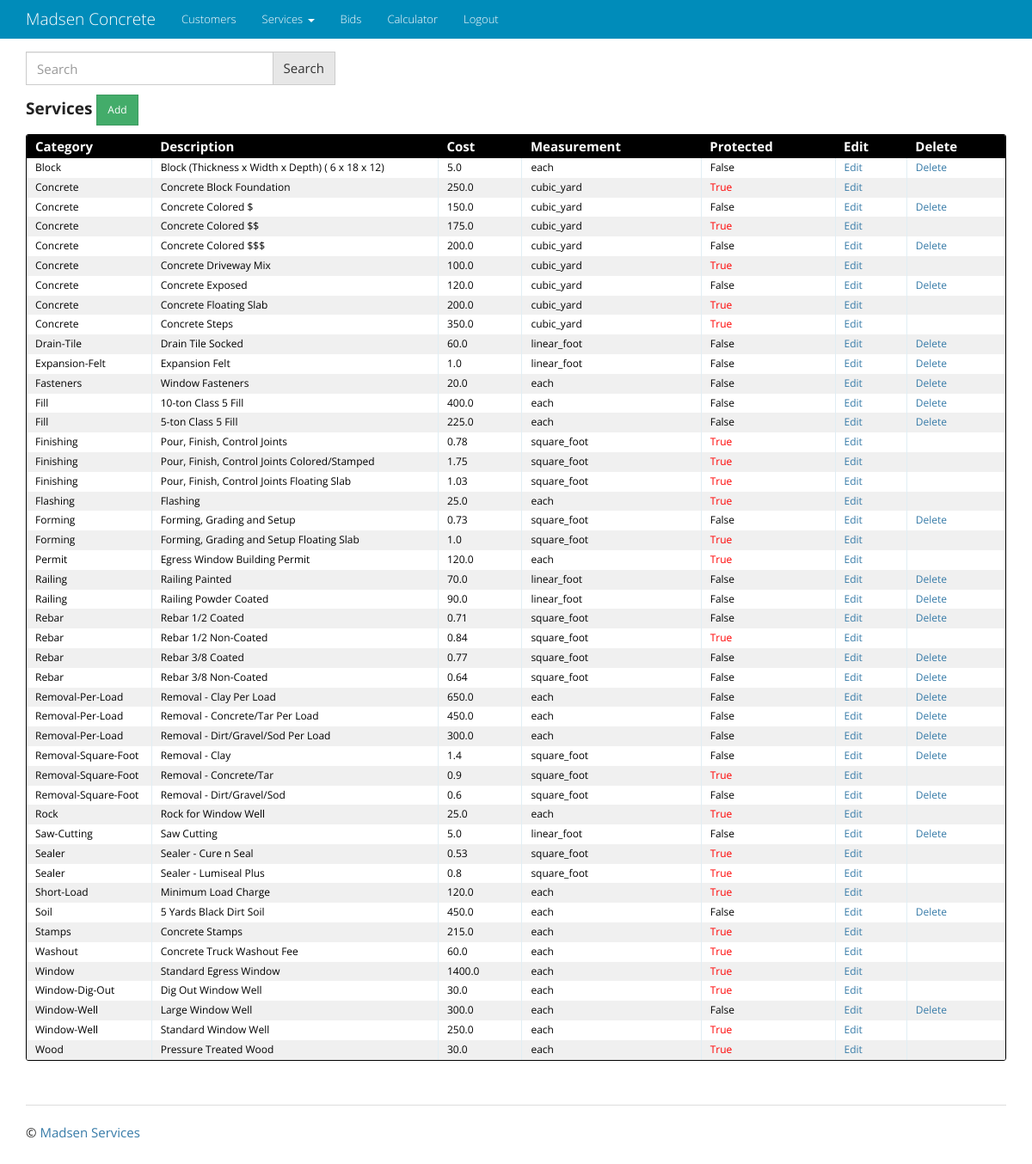
/service/ (signed in), run on an earlier commit of the app's database.
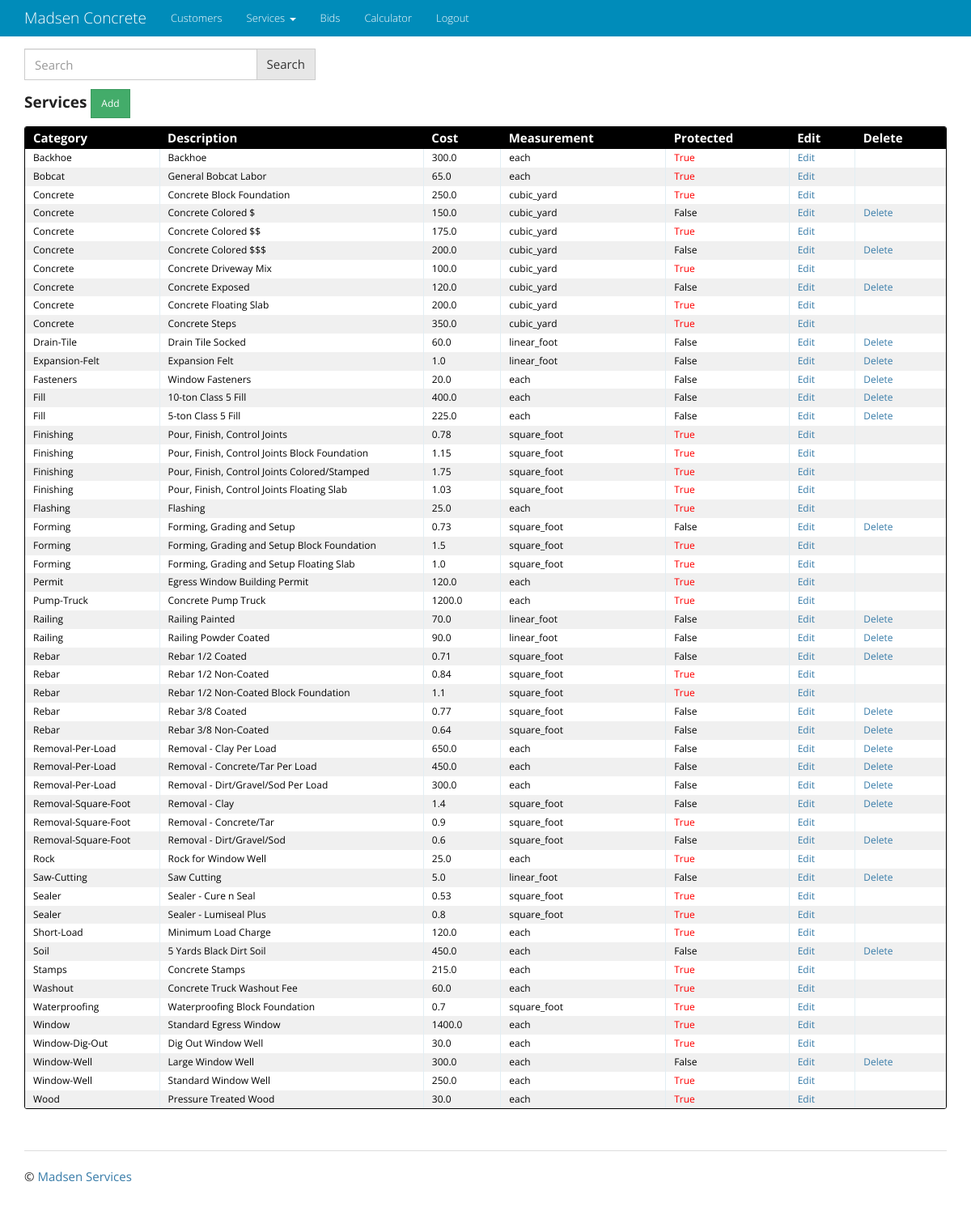
And on a later commit of the database.
### service/models.py (models this page shows, shortened)
class Service(models.Model):
    description = models.CharField(max_length=200, unique=True)
    cost = models.FloatField()
    category = models.ForeignKey('category.Category', on_delete=models.CASCADE, null=True)
    measurement = models.CharField(max_length=30)
    protected = models.BooleanField(default=False)
    class Meta:
        ordering = ['description']

### category/models.py (models this page shows, shortened)
class Category(models.Model):
    name = models.CharField(max_length=20)
    protected = models.BooleanField(default=False)
    class Meta:
        ordering = ['name']
        verbose_name_plural = 'Categories'

### service/views.py (the view)
class ServiceList(LoginRequiredMixin, ListView):
    model = Service
    def get_queryset(self):
        queryset_list = Service.objects.order_by('category', 'description')
        query = self.request.GET.get('q')
        if query:
            queryset_list = queryset_list.filter(
                Q(category__name__icontains=query) |
                Q(description__icontains=query)
               ).distinct()
        return queryset_list

### templates/service/service_list.html
{% extends "base.html" %}
{% block content %}
{% include 'q_search_form.html' %}
<div class="entries">
  <h4><strong>Services </strong><a href="{% url 'service_app:service_create' %}"
                                    class="btn btn-sm btn-success" role="button">Add</a></h4>
  <div class="datagrid">
    <table>
      <thead>
        <tr>
          <th width="10px"><strong>Category</strong></th>
          <th width="200px"><strong>Description</strong></th>
          <th width="50px"><strong>Cost</strong></th>
          <th width="50px"><strong>Measurement</strong></th>
          <th width="50px"><strong>Protected</strong></th>
          <th width="50px"><strong>Edit</strong></th>
            <th width="50px"><strong>Delete</strong></th>
        </tr>
      </thead>
      {% for service in object_list %}
        <tr style="{% cycle 'background: white' 'background: #F0F0F0' %}">
            <td>{{ service.category.name }}</td>
            <td>{{ service.description }}</td>
            <td>{{ service.cost }}</td>
            <td>{{ service.measurement }}</td>
            {% if service.protected %}<td style="color:red">{% else %}<td>{% endif %}{{ service.protected }}</td>
            <td><a href="{% url 'service_app:service_update' pk=service.pk %}">Edit</a></td>
            <td>{% if not service.protected %}<a href="{% url 'service_app:service_delete' pk=service.pk %}">Delete</a>{% endif %}</td>
        </tr>
      {% endfor %}
    </table>
  </div>
</div>
{% endblock content %}

What changed in the data, as far as the page shows it:
removed Service: category.name "Block", description "Block (Thickness x Width x Depth) ( 6 x 18 x 12)", cost "5.0", measurement "each", protected "False", shows "Delete"
added Service: category.name "Backhoe", description "Backhoe", cost "300.0", measurement "each", protected "True"
added Service: category.name "Bobcat", description "General Bobcat Labor", cost "65.0", measurement "each", protected "True"
added Service: category.name "Finishing", description "Pour, Finish, Control Joints Block Foundation", cost "1.15", measurement "square_foot", protected "True"
added Service: category.name "Forming", description "Forming, Grading and Setup Block Foundation", cost "1.5", measurement "square_foot", protected "True"
added Service: category.name "Pump-Truck", description "Concrete Pump Truck", cost "1200.0", measurement "each", protected "True"
added Service: category.name "Rebar", description "Rebar 1/2 Non-Coated Block Foundation", cost "1.1", measurement "square_foot", protected "True"
added Service: category.name "Waterproofing", description "Waterproofing Block Foundation", cost "0.7", measurement "square_foot", protected "True"
